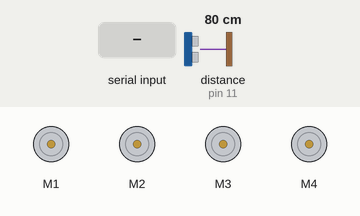
This sketch was run on a simulated Arduino Uno, built with avr-gcc and run on an emulated ATmega328P. On the bench: 4 × DC motor (green arrow = forward, orange = backward, longer = faster). Wiring (inferred from the names in the program): ultrasonic range finder: trigger pin 12; echo pin 11. The inputs (shaded band) are chosen by the test bench; at power-on: distance to the obstacle (sensor on pin 11) 80 cm. The echo pulse lasts 58.3 µs per cm.

Above: at 1.2 s.
1.3 s: distance to the obstacle (sensor on pin 11) set to 21 cm
2.8 s: distance to the obstacle (sensor on pin 11) set to 17 cm
At 4.0 s:
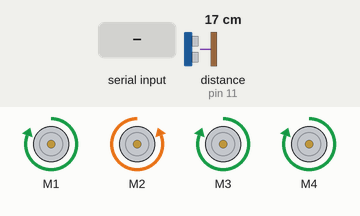
4.3 s: distance to the obstacle (sensor on pin 11) set to 35 cm
At 6.3 s:
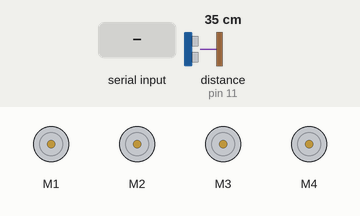
8.8 s: "F" received over Serial
At 9.7 s:
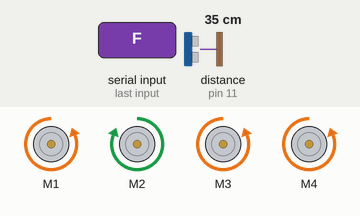
10.3 s: "L" received over Serial
At 10.9 s:
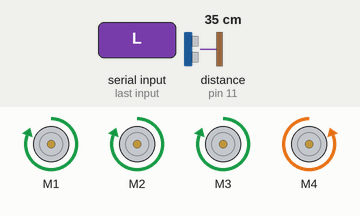
Timing chart, 0 to 12.8 s (numbered marks = the images above; inputs shaded):
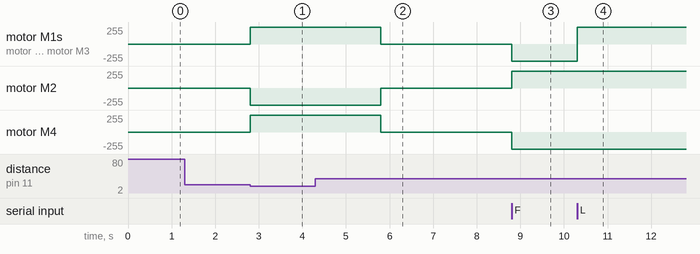

The sketch:

movement.ino
```cpp
#include <SoftwareSerial.h>
#include <AFMotor.h>
  const int trigPin = 12; // trig pin of the hc-sr04
  const int echoPin = 11; // echo pin of the hc-sr04
  AF_DCMotor motor1(1);
  AF_DCMotor motor2(2);
  AF_DCMotor motor3(3);
  AF_DCMotor motor4(4);


void setup() {
  pinMode(trigPin, OUTPUT); // define trigPin as output
  pinMode(echoPin, INPUT); // defije echoPin as input
  Serial.begin(9600); // initialize serial communication
}

void loop() {
  digitalWrite(trigPin, LOW);
  delayMicroseconds(2);
  digitalWrite(trigPin, HIGH);
  delayMicroseconds(10);
  digitalWrite(trigPin, LOW);
  int duration = pulseIn(echoPin, HIGH); // get distance from echoPin
  double distance = duration*0.035/2; // calculate the distance in centimeters

  if(distance <= 20){
    moveBackward();
    delay(3000);
    stop();
  }

  if (Serial.available() > 0 && distance >= 20 || distance == 0) {
    char command = Serial.read(); // read char cmd from bluetooth app
    switch(command) {
      case 'F': // move forward
        moveForward();
        break;
      case 'D': // print distance
        Serial.println(distance);
        break;
      case 'B': // move backward
        moveBackward();
        break;
      case 'L': // move left
        moveLeft();
        break;
      case 'R': // move right
        moveRight();
        break;
      case 'S': // spin
        spin();
        break;
      case 'G':
        stop();
    }
  }
}

void moveBackward() {
  motor1.setSpeed(255);
  motor2.setSpeed(255);
  motor3.setSpeed(255);
  motor4.setSpeed(255);

  motor1.run(FORWARD);
  motor2.run(BACKWARD);
  motor3.run(FORWARD);
  motor4.run(FORWARD);
}

void moveForward() {
  motor1.setSpeed(255);
  motor2.setSpeed(255);
  motor3.setSpeed(255);
  motor4.setSpeed(255);

  motor1.run(BACKWARD);
  motor2.run(FORWARD);
  motor3.run(BACKWARD);
  motor4.run(BACKWARD);
}

void moveRight() {
  motor1.setSpeed(255);
  motor2.setSpeed(255);
  motor3.setSpeed(255);
  motor4.setSpeed(255);

  motor1.run(BACKWARD);
  motor2.run(BACKWARD);
  motor3.run(BACKWARD);
  motor4.run(FORWARD);
}

void moveLeft() {
  motor1.setSpeed(255);
  motor2.setSpeed(255);
  motor3.setSpeed(255);
  motor4.setSpeed(255);

  motor1.run(FORWARD);
  motor2.run(FORWARD);
  motor3.run(FORWARD);
  motor4.run(BACKWARD);
}

void spin() {
  motor1.setSpeed(255);
  motor2.setSpeed(255);
  motor3.setSpeed(255);
  motor4.setSpeed(255);

  motor1.run(BACKWARD);
  motor2.run(BACKWARD);
  motor3.run(FORWARD);
  motor4.run(BACKWARD);
}

void stop() // stop all movement
{
  motor1.run(RELEASE);
  motor2.run(RELEASE);
  motor3.run(RELEASE);
  motor4.run(RELEASE);
}
```

Measured:
- the behaviour switches between 20 and 19 cm on distance to the obstacle (sensor on pin 11) (found by bisection; images 0 and 1)
- after the input at 1.3 s, every drawn part: stays the same
- after the input at 2.8 s, motor M1, motor M3, motor M4: stopped → forward 255/255 at once; motor M2: stopped → backward 255/255 at once
- after the input at 4.3 s, motor M1, motor M3, motor M4: forward 255/255 → stopped after 1.5 s; motor M2: backward 255/255 → stopped after 1.5 s
- after the input at 8.8 s, motor M1, motor M3, motor M4: stopped → backward 255/255 at once; motor M2: stopped → forward 255/255 at once
- after the input at 10.3 s, motor M1, motor M3: backward 255/255 → forward 255/255 at once
